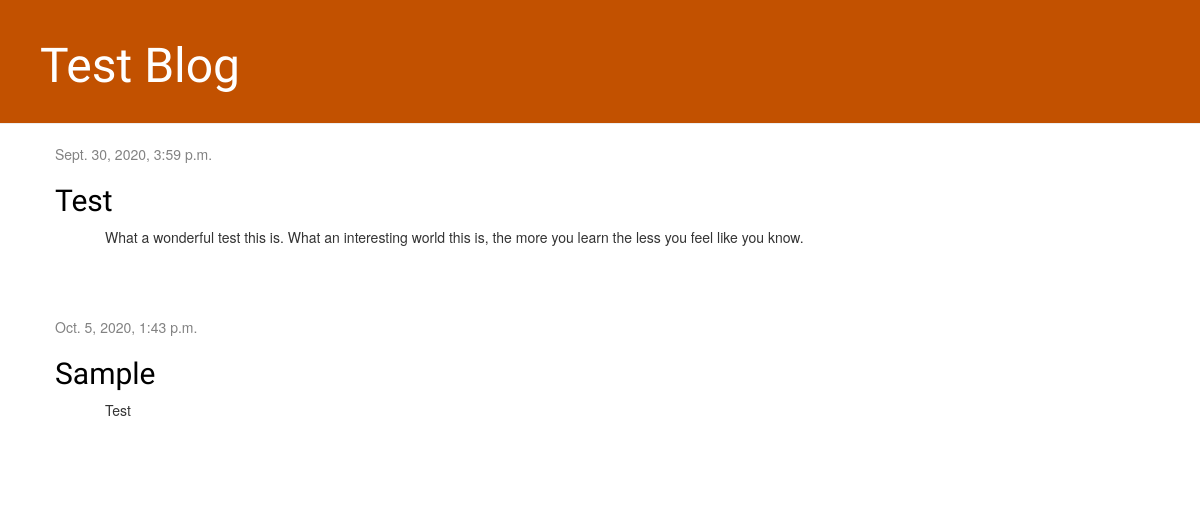
Before: / with the older database file.
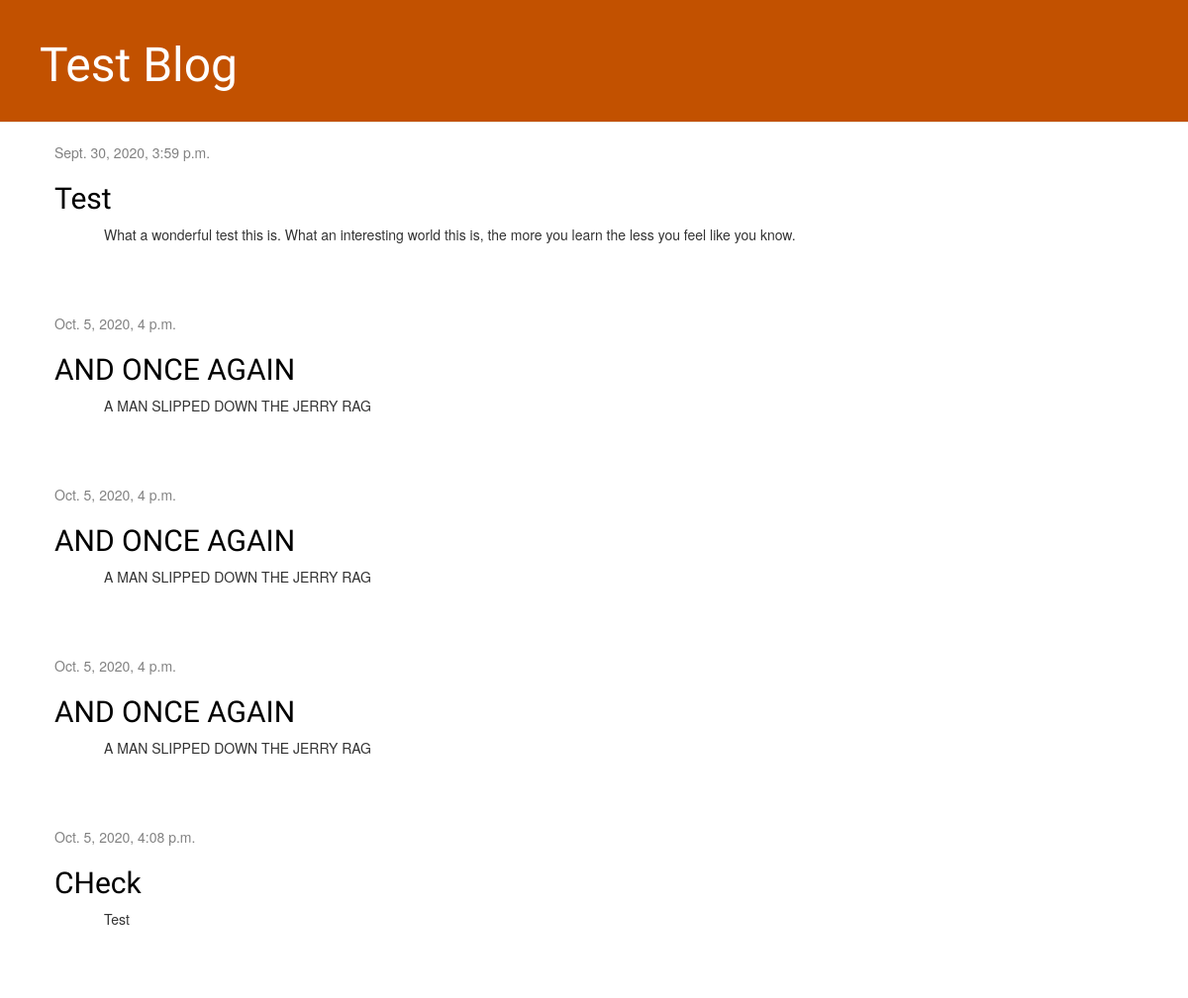
After: the same page with the newer database file.
### blog/models.py (models this page shows, shortened)
class Post(models.Model):
    author = models.ForeignKey(settings.AUTH_USER_MODEL, on_delete=models.CASCADE)
    title = models.CharField(max_length=200)
    text = models.TextField()
    created_date = models.DateTimeField(default=timezone.now)
    published_date = models.DateTimeField(blank=True, null=True)

### blog/views.py (the view)
# urls.py: path('', views.post_list, name='post_list'),
def post_list(request):
    posts = Post.objects.filter(published_date__lte=timezone.now()).order_by('published_date')
    return render(request, 'blog/post_list.html', {'posts': posts})

### blog/templates/blog/post_list.html
{% extends 'blog/base.html' %}
{% block content %}
        {% for post in posts %}
                <div class="post">
                    <div class="date">
                        {{ post.published_date }}
                    </div>
                <h2><a href="{% url 'post_detail' pk=post.pk %}">{{ post.title }}</a></h2>
                <p>{{ post.text|linebreaksbr }}</p>
                </div>
        {% endfor %}
{% endblock %}

### blog/templates/blog/base.html (shortened to what this page needs)
<!DOCTYPE html>
{% load static %}
<html lang="en">
<head>
<link rel="stylesheet" href="//maxcdn.bootstrapcdn.com/bootstrap/3.2.0/css/bootstrap.min.css">
    <link rel="stylesheet" href="//maxcdn.bootstrapcdn.com/bootstrap/3.2.0/css/bootstrap-theme.min.css">
    <link rel="stylesheet" href="{% static 'css/blog.css' %}">
</head>
<body>
<div class="page-header">
    <h1><a href = "/">Test Blog</a></h1>
</div>
<div class = "content container">
    <div class="row">
        <div class="col-md-8">
        {% block content %}
        {% endblock %}
        </div>
    </div>
</div>
</body>
</html>

### blog/static/css/blog.css (style rules this page uses)
h1 a, h2 a { color: #FF8833; font-family: 'Lobster'; }
p { padding-left: 50px; }
.page-header { background-color: #C25100; margin-top: 0; padding: 20px 20px 20px 40px; }
.page-header h1, .page-header h1 a, .page-header h1 a:visited, .page-header h1 a:active { color: #ffffff; font-size: 36pt; text-decoration: none; }
.content { margin-left: 40px; }
h1, h2, h3, h4 { font-family: 'Lobster', cursive; }
.date { color: #828282; }
.post { margin-bottom: 70px; }
.post h2 a, .post h2 a:visited { color: #000000; }

Changed rows visible on the page:
added Post: published_date "Oct. 5, 2020, 4 p.m.", title "AND ONCE AGAIN", text "A MAN SLIPPED DOWN THE JERRY RAG"
added Post: published_date "Oct. 5, 2020, 4 p.m.", title "AND ONCE AGAIN", text "A MAN SLIPPED DOWN THE JERRY RAG"
added Post: published_date "Oct. 5, 2020, 4 p.m.", title "AND ONCE AGAIN", text "A MAN SLIPPED DOWN THE JERRY RAG"
changed Post: published_date "Oct. 5, 2020, 1:43 p.m." → "Oct. 5, 2020, 4:08 p.m."; title "Sample" → "CHeck"
